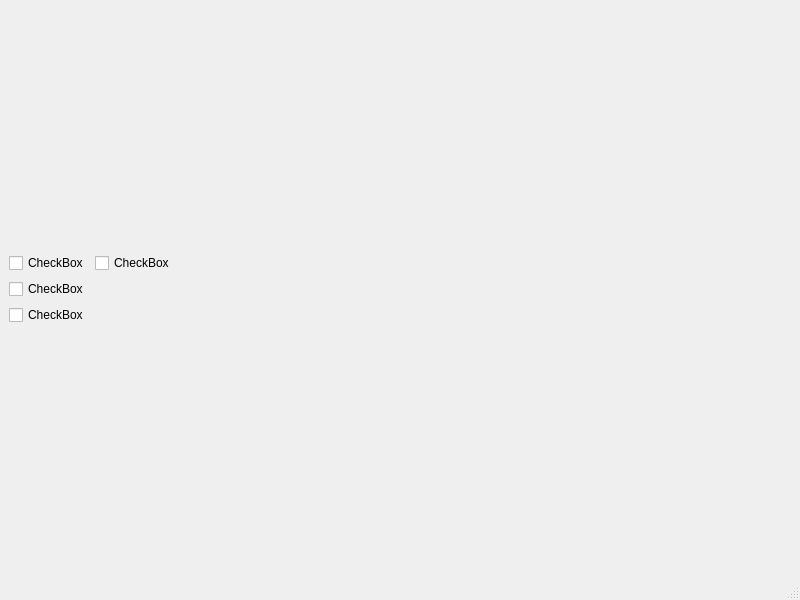
<?xml version="1.0" encoding="UTF-8"?>
<ui version="4.0">
 <class>MainWindow</class>
 <widget class="QMainWindow" name="MainWindow">
  <property name="geometry">
   <rect>
    <x>0</x>
    <y>0</y>
    <width>800</width>
    <height>600</height>
   </rect>
  </property>
  <property name="windowTitle">
   <string>MainWindow</string>
  </property>
  <widget class="QWidget" name="centralwidget">
   <layout class="QGridLayout" name="gridLayout">
    <item row="0" column="0">
     <spacer name="verticalSpacer_2">
      <property name="orientation">
       <enum>Qt::Vertical</enum>
      </property>
      <property name="sizeHint" stdset="0">
       <size>
        <width>20</width>
        <height>40</height>
       </size>
      </property>
     </spacer>
    </item>
    <item row="3" column="0">
     <spacer name="verticalSpacer">
      <property name="orientation">
       <enum>Qt::Vertical</enum>
      </property>
      <property name="sizeHint" stdset="0">
       <size>
        <width>20</width>
        <height>40</height>
       </size>
      </property>
     </spacer>
    </item>
    <item row="2" column="0">
     <layout class="QVBoxLayout" name="verticalLayout">
      <item>
       <widget class="QCheckBoxSwitch" name="checkBox_4">
        <property name="text">
         <string>CheckBox</string>
        </property>
       </widget>
      </item>
      <item>
       <widget class="QCheckBoxSwitch" name="checkBox_3">
        <property name="text">
         <string>CheckBox</string>
        </property>
       </widget>
      </item>
     </layout>
    </item>
    <item row="2" column="1">
     <spacer name="horizontalSpacer_2">
      <property name="orientation">
       <enum>Qt::Horizontal</enum>
      </property>
      <property name="sizeHint" stdset="0">
       <size>
        <width>40</width>
        <height>20</height>
       </size>
      </property>
     </spacer>
    </item>
    <item row="1" column="0" colspan="2">
     <layout class="QHBoxLayout" name="horizontalLayout">
      <item>
       <widget class="QCheckBoxSwitch" name="checkBox">
        <property name="text">
         <string>CheckBox</string>
        </property>
       </widget>
      </item>
      <item>
       <widget class="QCheckBoxSwitch" name="checkBox_2">
        <property name="text">
         <string>CheckBox</string>
        </property>
       </widget>
      </item>
      <item>
       <spacer name="horizontalSpacer">
        <property name="orientation">
         <enum>Qt::Horizontal</enum>
        </property>
        <property name="sizeHint" stdset="0">
         <size>
          <width>40</width>
          <height>20</height>
         </size>
        </property>
       </spacer>
      </item>
     </layout>
    </item>
   </layout>
  </widget>
  <widget class="QMenuBar" name="menubar">
   <property name="geometry">
    <rect>
     <x>0</x>
     <y>0</y>
     <width>800</width>
     <height>21</height>
    </rect>
   </property>
  </widget>
  <widget class="QStatusBar" name="statusbar"/>
 </widget>
 <customwidgets>
  <customwidget>
   <class>QCheckBoxSwitch</class>
   <extends>QCheckBox</extends>
   <header>qcheckboxswitch.h</header>
  </customwidget>
 </customwidgets>
 <resources/>
 <connections/>
</ui>
